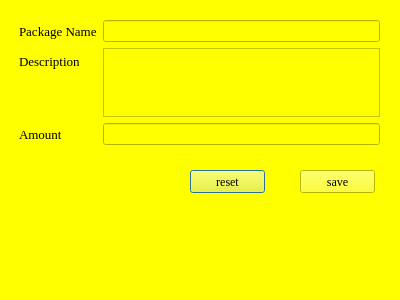
<?xml version="1.0" encoding="UTF-8"?>
<ui version="4.0">
 <class>AddPackage</class>
 <widget class="QDialog" name="AddPackage">
  <property name="geometry">
   <rect>
    <x>0</x>
    <y>0</y>
    <width>400</width>
    <height>300</height>
   </rect>
  </property>
  <property name="windowTitle">
   <string>Add Package</string>
  </property>
  <property name="styleSheet">
   <string notr="true">background-color:rgb(255, 255, 0)</string>
  </property>
  <widget class="QWidget" name="formLayoutWidget">
   <property name="geometry">
    <rect>
     <x>19</x>
     <y>20</y>
     <width>361</width>
     <height>125</height>
    </rect>
   </property>
   <layout class="QFormLayout" name="formLayout">
    <item row="0" column="0">
     <widget class="QLabel" name="label">
      <property name="font">
       <font>
        <family>Times New Roman</family>
        <pointsize>10</pointsize>
       </font>
      </property>
      <property name="text">
       <string>Package Name</string>
      </property>
     </widget>
    </item>
    <item row="1" column="0">
     <widget class="QLabel" name="label_2">
      <property name="font">
       <font>
        <family>Times New Roman</family>
        <pointsize>10</pointsize>
       </font>
      </property>
      <property name="text">
       <string>Description</string>
      </property>
     </widget>
    </item>
    <item row="1" column="1">
     <widget class="QTextEdit" name="txtDescription"/>
    </item>
    <item row="0" column="1">
     <widget class="QLineEdit" name="txtPackageName"/>
    </item>
    <item row="2" column="0">
     <widget class="QLabel" name="label_3">
      <property name="font">
       <font>
        <family>Times New Roman</family>
        <pointsize>10</pointsize>
        <weight>50</weight>
        <italic>false</italic>
        <bold>false</bold>
       </font>
      </property>
      <property name="text">
       <string>Amount</string>
      </property>
     </widget>
    </item>
    <item row="2" column="1">
     <widget class="QLineEdit" name="txtAmount"/>
    </item>
   </layout>
  </widget>
  <widget class="QPushButton" name="btnReset">
   <property name="geometry">
    <rect>
     <x>190</x>
     <y>170</y>
     <width>75</width>
     <height>23</height>
    </rect>
   </property>
   <property name="font">
    <font>
     <family>Times New Roman</family>
     <pointsize>9</pointsize>
    </font>
   </property>
   <property name="text">
    <string>reset</string>
   </property>
  </widget>
  <widget class="QPushButton" name="btnSave">
   <property name="geometry">
    <rect>
     <x>300</x>
     <y>170</y>
     <width>75</width>
     <height>23</height>
    </rect>
   </property>
   <property name="font">
    <font>
     <family>Times New Roman</family>
     <pointsize>9</pointsize>
    </font>
   </property>
   <property name="text">
    <string>save</string>
   </property>
  </widget>
 </widget>
 <resources/>
 <connections/>
</ui>
